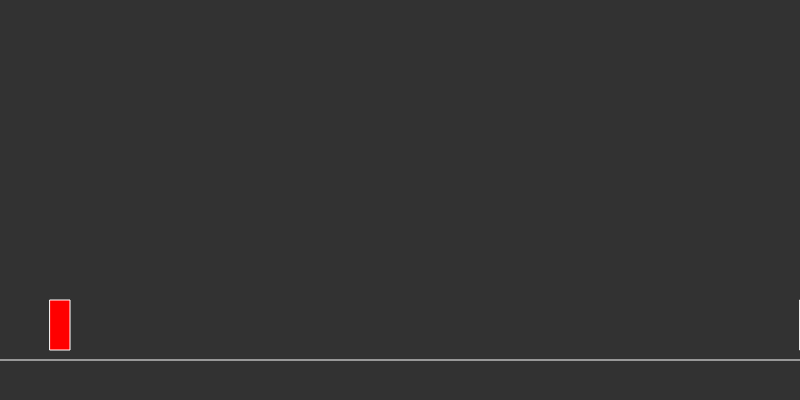
Frame 1 (no input)
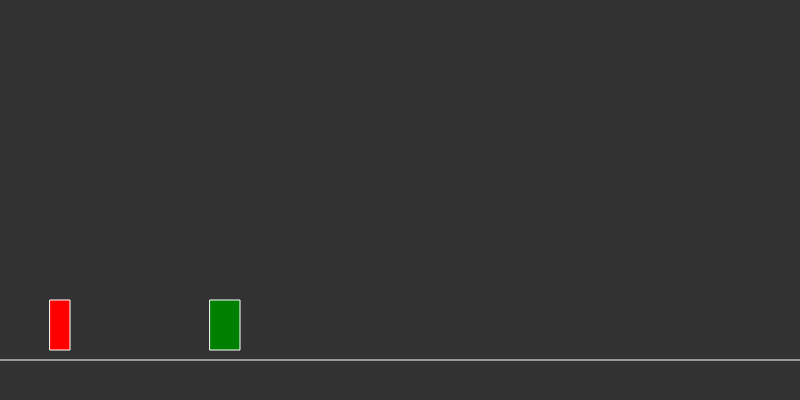
Frame 60 (no input)
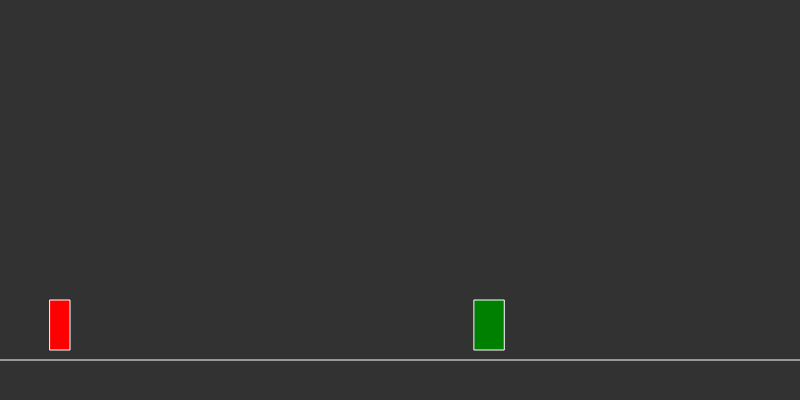
Frame 120 (the mouse pressed at the canvas centre since frame 60)

The p5.js sketch that drew these frames (run headless with seeded random() and noise() and a simulated clock; from frame 60 on, the mouse is pressed at the canvas centre):

// p5.js sketch
// ── sketch.js
var y = 300;
var x = 800;
var speed = 10;



function setup() {
    createCanvas(800, 400);
}

function draw() {
    background(50);
    stroke(255);
    line(0, 360, width, 360);

    cactus(x, 380);
    x = x - speed;

    if (x < 0) {
        x = width;
        speed = random(5, 10);
        y = 300;
        console.log('s = ' + speed);
    }

    if (x < 180 + speed) {
        jump();
    } else {
        run();
    }

}

function jump() {

    y = y - speed / 2;
    fill('red');

    console.log('y = ' + y);
    if (y < 200 && x <= 50) {
        y = y + speed/2;
    }
    rect(50, y, 20, 50);
}

function run() {
    fill('red');
    rect(50, 300, 20, 50);
}

function cactus() {
    fill('green');
    rect(x, 300, 30, 50);
    //console.log('x = ' + x);
}
